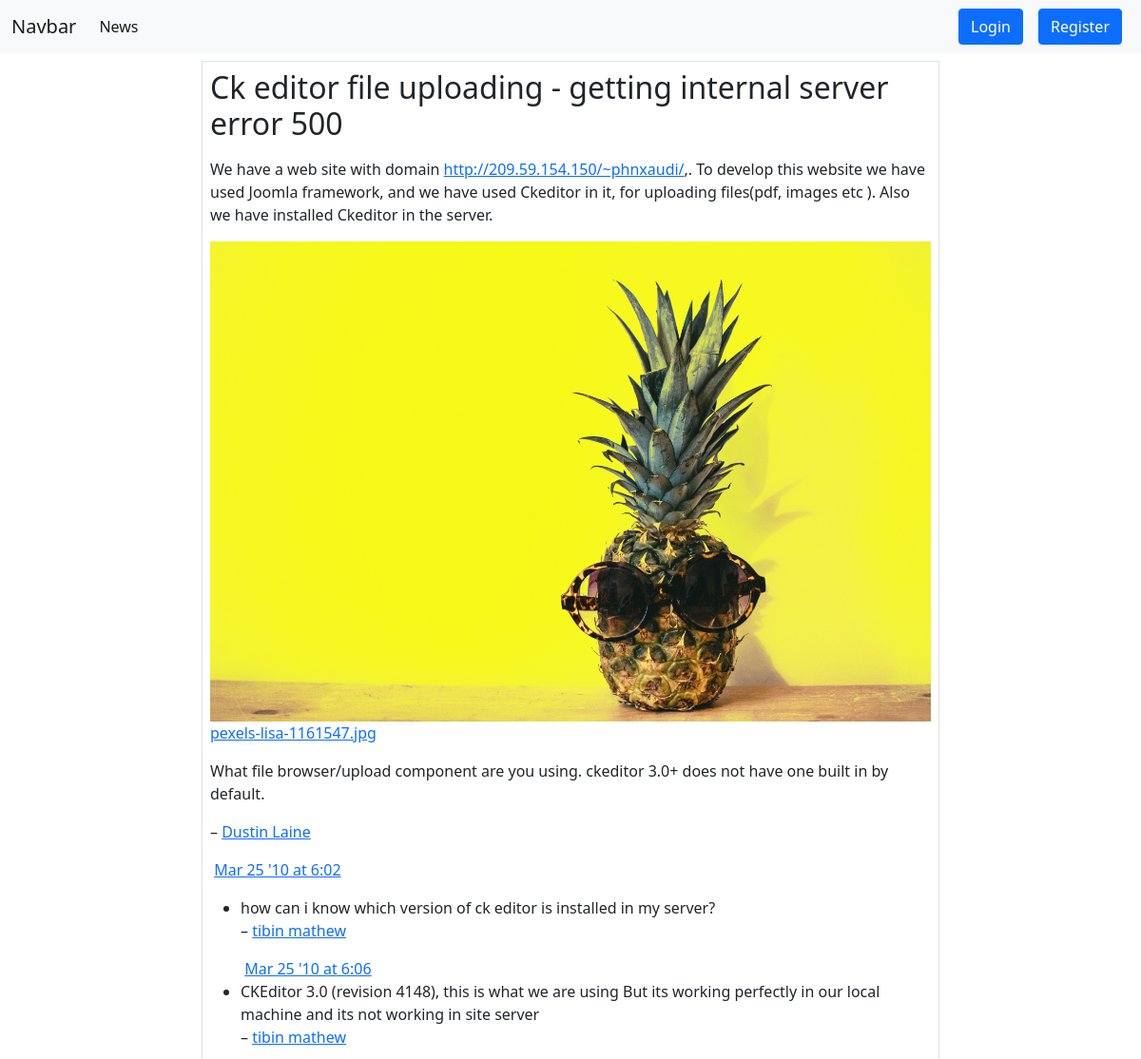
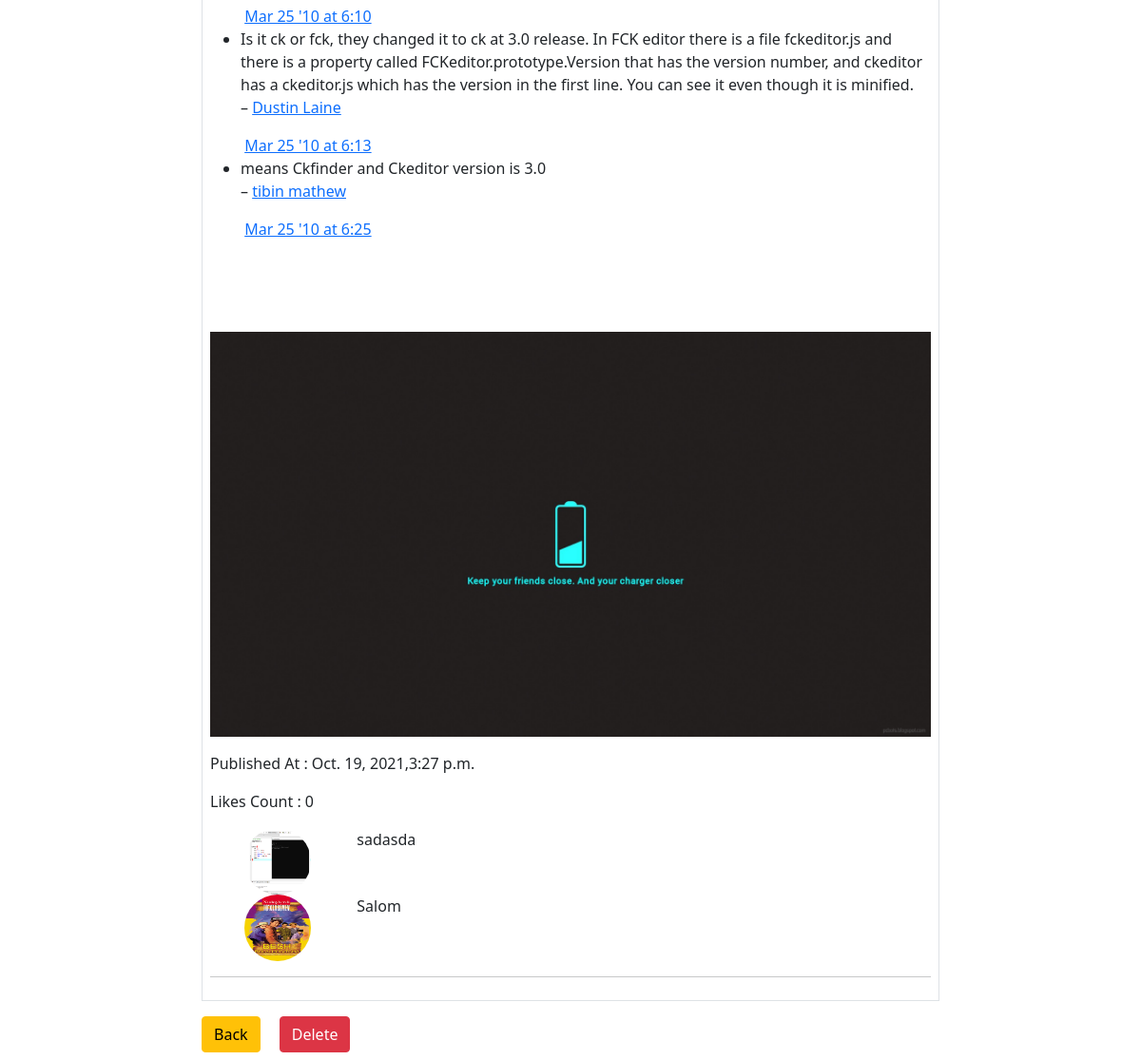
/news/details/15, run on the app's committed database (2 pictures, top to bottom).
### news/models.py (models this page shows)
class Auditable(models.Model):
    created_at = models.DateTimeField(auto_now_add=True)
    updated_at = models.DateTimeField(auto_now_add=True)
    created_by = models.ForeignKey(User, on_delete=models.CASCADE, related_name="+")
    updated_by = models.ForeignKey(User, on_delete=models.CASCADE, null=True, related_name="+")
    deleted = models.BooleanField(default=False)
    class Meta:
        abstract = True

class News(Auditable):
    title = models.CharField(max_length=200)
    overview = RichTextUploadingField()
    body = RichTextUploadingField()
    image = models.OneToOneField('Uploads', on_delete=models.CASCADE, null=True)
    class Meta:
        db_table = 'news'
        verbose_name = "news"

class Uploads(models.Model):
    original_name = models.CharField(max_length=300)
    content_type = models.CharField(max_length=100)
    new_name = models.CharField(max_length=100)
    path = models.CharField(max_length=500)
    code = models.CharField(max_length=70, unique=True)
    size = models.IntegerField()
    class Meta:
        db_table = 'uploads'

class Comment(Auditable):
    comment = models.CharField(max_length=200)
    news = models.ForeignKey(News, on_delete=models.DO_NOTHING)
    class Meta:
        db_table = 'comments'
        verbose_name = "comments"

### accout/models.py (models this page shows)
class Employee(models.Model):
    phone = models.CharField(max_length=14)
    profile_picture = models.OneToOneField(Uploads, on_delete=models.CASCADE)
    auth_user = models.OneToOneField(User, on_delete=models.CASCADE)
    class Meta:
        db_table = 'auth_employee'

### news/views.py (the view)
# urls.py: path('details/<int:pk>', news_details_page, name='news_details_page'),
@require_GET
def news_details_page(request, pk):
    news = News.objects.filter(pk=pk, deleted=False).first()
    context = {"news": news}
    return render(request, 'details.html', context=context)

### news/templates/details.html (shortened to what this page needs)
{% extends 'layout.html' %}
{% block body %}
    {% if news %}
        <div class="border border-1 p-2 m-2">
            <h2>{{ news.title }}</h2>
            <p>{{ news.overview | safe }}</p>
            <img src="{{ news.image.path }}" width="100%" alt="{{ news.image.original_name }}">
            <a href="{% url 'download' news.image.code %}"><p>{{ news.image.original_name }}</p></a>
            <p>{{ news.body | safe }}</p>
            <p>Published At : {{ news.created_at | date }},{{ news.created_at | time }}</p>
            <p>Likes Count : {{ news.like_set | length }}</p>
            {% for comment in news.comment_set.all %}
                <div class="row mx-4">
                    <div class="col-2">
                        <a href="{{ comment.created_by.employee.profile_picture.path }}" data-bs-toggle="tooltip" data-bs-html="true"
                           title="{{ comment.created_by.username }}">
                            <img src="{{ comment.created_by.employee.profile_picture.path }}"
                                 alt="{{ comment.created_by.employee.profile_picture.original_name }}"
                                 style="width: 70px;height: 70px;border-radius: 50%"
                            >
                        </a>
                    </div>
                    <div class="col-10">
                        {{ comment.comment }}
                    </div>
                </div>
            {% endfor %}
            <hr>
        </div>
        <a href="{% url 'news:news_page' %}" class="m-2 btn btn-warning">Back</a>
        <a href="{% url 'news:news_delete_page' news.id %}" class="m-2 btn btn-danger">Delete</a>
    {% else %}
        <div class="alert alert-warning"><h1>Not Found</h1></div>
    {% endif %}
{% endblock %}

### static/css/style.css (style rules this page uses)
body { overflow-x: hidden; }

### data on the page
News: title "Ck editor file uploading - getting internal server error 500", overview "We have a web site with domain http://209.59.154.150/~phnxaudi/ ,. To develop this website we have used Joomla framework, and we have used Ckeditor in it, for uploading files(pdf, images etc ). Also we have installed Ckeditor in the server.", image.path (picture), image.original_name "pexels-lisa-1161547.jpg", body "What file browser/upload component are you using. ckeditor 3.0+ does not have one built in by default. – Dustin Laine Mar 25 '10 at 6:02 how can i know which version of ck editor is installed in my server? – tibin mathew Mar 25 '10 at 6:06 CKEditor 3.0 (revision 4148), this is what we are using But its working perfectly in our local machine and its not working in site server – tibin mathew Mar 25 '10 at 6:10 Is it ck or fck, they changed it to ck at 3.0 release. In FCK editor there is a file fckeditor.js and there is a property called FCKeditor.prototype.Version that has the version number, and ckeditor has a ckeditor.js which has the version in the first line. You can see it even though it…", body (picture), created_at "Oct. 19, 2021", created_at "3:27 p.m.", like_set|length "0"
Comment: created_by.employee.profile_picture.path (picture), comment "sadasda"
Comment: created_by.employee.profile_picture.path (picture), comment "Salom"
